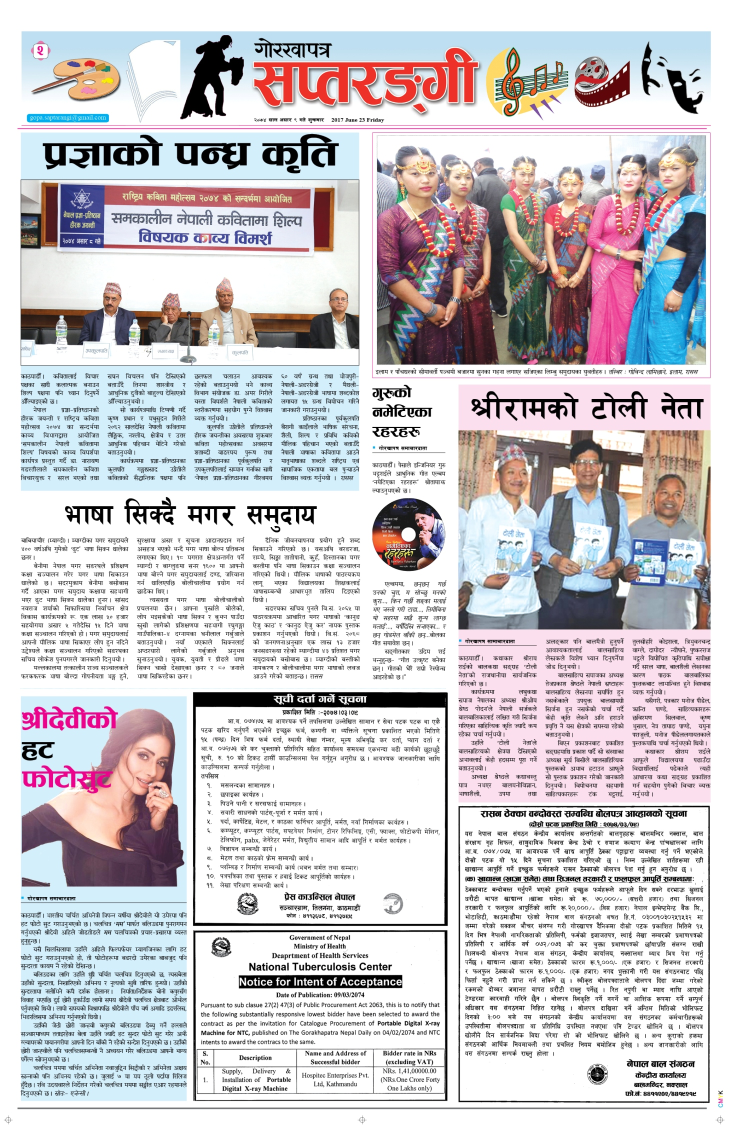
#> input picture test.jpg, 1462 x 2256 px (shown at 1/2 size); its folder holds only this picture in this run
$ python -i helpers.py   (imports and definitions only)   (older library calls are emulated)
#> lines starting #> are read from the running program, lines starting #| are printed output that depends on the picture; after the words box and inside, x2 and y2 are one past the last pixel; in counts of white or black regions, pixels touching at a corner belong together
import urllib.request, json, cv2, numpy as np, os, os.path, uuid, urllib, sys, datetime, csv
from PIL import Image
from config.constants import *
from filters.remove_if_overlap import RemoveIfOverlap
import filters


# [22 lines left out: functions get_json, download_single_photo, generate_thumb, not called in this run]


def get_gary_scale_image(image_path):
#> called with image_path = '../test.jpg'
    im = cv2.imread(image_path)
#> im is the input picture: shape (2256, 1462, 3); mean B, G, R 204.9, 200.9, 204.6
    hsv_img = cv2.cvtColor(im, cv2.COLOR_BGR2HSV)
#> hsv_img: shape (2256, 1462, 3); mean H, S, V 52, 30.7, 214.1
    COLOR_MIN = np.array([0, 0, 0], np.uint8)
    COLOR_MAX = np.array([40, 40, 40], np.uint8)
    frame_threshed = cv2.inRange(im, COLOR_MIN, COLOR_MAX)
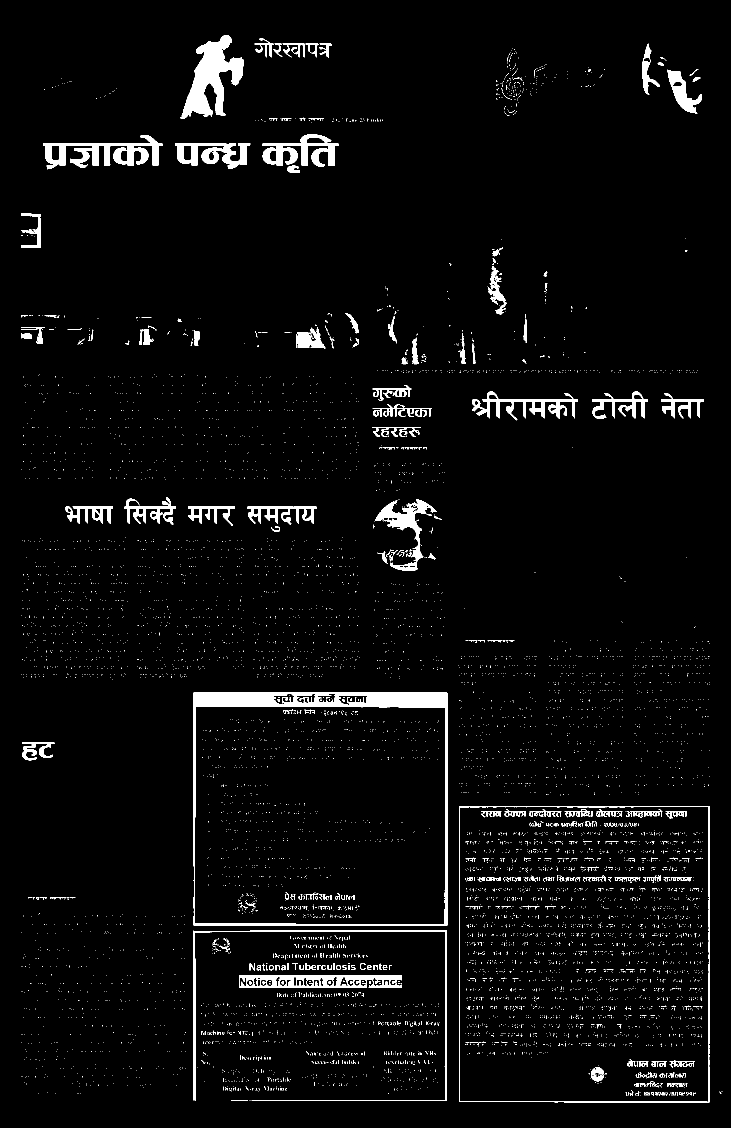
#> frame_threshed: shape (2256, 1462) (shown at 1/2 size); 3.5% white; 8125 white regions (7905 under 20 px), largest, box (x1, y1, x2, y2) and area: (387, 1385, 895, 1851) 17951, (361, 71, 487, 238) 9429, (86, 270, 325, 339) 6334
    imgray = frame_threshed
    ret, thresh = cv2.threshold(frame_threshed, 127, 255, 0)
    return thresh


# [60 lines left out: functions create_directory_for_date, save_images_for_date, find_contours, is_overlapping, download_raw_images, get_sorted_image_list and 1 more, not called in this run]


def get_images_count_in_specific_date(date):
    return len(get_images_in_specific_date(date))


# [42 lines left out: functions apply_filter, get_images_in_specific_date, get_invalid_images, log_crawl_status_locally, check_log_file_if_crawl_successfully_or_not, not called in this run]

>>> result = get_gary_scale_image('../test.jpg')
